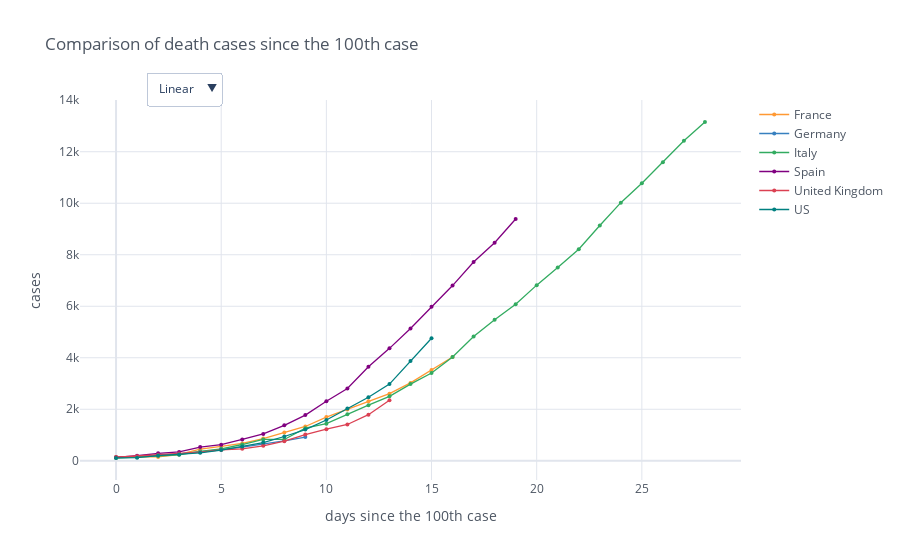

The cell this chart's notebook holds for it:
### Code cell
min_value = 100
fig_deaths = mp.iplot_sync_plot(death_cases_countries, min_value=min_value, title='Comparison of death cases since the ' + str(min_value) + 'th case', size=4, yTitle='cases', mode='lines+markers', asFigure=True)
fig_deaths.show()

### Figure 1 — Plotly figure (JSON) as saved in the notebook; plotly's stock layout.template omitted (floating-point values rounded to 4 significant figures)
{"data": [{"line": {"color": "rgba(255, 153, 51, 1.0)", "dash": "solid", "shape": "linear", "width": 1.3}, "marker": {"size": 4, "symbol": "circle"}, "mode": "lines+markers", "name": "France", "text": "", "type": "scatter", "x": [0, 1, 2, 3, 4, 5, 6, 7, 8, 9, 10, 11, 12, 13, 14, 15, 16, 17, 18, 19, 20, 21, 22, 23, 24, 25, 26, 27, 28], "y": [148.0, 148.0, 148.0, 243.0, 450.0, 562.0, 674.0, 860.0, 1100.0, 1331.0, 1696.0, 1995.0, 2314.0, 2606.0, 3024.0, 3523.0, 4032.0, "", "", "", "", "", "", "", "", "", "", "", ""]}, {"line": {"color": "rgba(55, 128, 191, 1.0)", "dash": "solid", "shape": "linear", "width": 1.3}, "marker": {"size": 4, "symbol": "circle"}, "mode": "lines+markers", "name": "Germany", "text": "", "type": "scatter", "x": [0, 1, 2, 3, 4, 5, 6, 7, 8, 9, 10, 11, 12, 13, 14, 15, 16, 17, 18, 19, 20, 21, 22, 23, 24, 25, 26, 27, 28], "y": [123.0, 157.0, 206.0, 267.0, 342.0, 433.0, 533.0, 645.0, 775.0, 920.0, "", "", "", "", "", "", "", "", "", "", "", "", "", "", "", "", "", "", ""]}, {"line": {"color": "rgba(50, 171, 96, 1.0)", "dash": "solid", "shape": "linear", "width": 1.3}, "marker": {"size": 4, "symbol": "circle"}, "mode": "lines+markers", "name": "Italy", "text": "", "type": "scatter", "x": [0, 1, 2, 3, 4, 5, 6, 7, 8, 9, 10, 11, 12, 13, 14, 15, 16, 17, 18, 19, 20, 21, 22, 23, 24, 25, 26, 27, 28], "y": [107, 148, 197, 233, 366, 463, 631, 827, 827, 1266, 1441, 1809, 2158, 2503, 2978, 3405, 4032, 4825, 5476, 6077, 6820, 7503, 8215, 9134, 10023, 10779, 11591, 12428, 13155]}, {"line": {"color": "rgba(128, 0, 128, 1.0)", "dash": "solid", "shape": "linear", "width": 1.3}, "marker": {"size": 4, "symbol": "circle"}, "mode": "lines+markers", "name": "Spain", "text": "", "type": "scatter", "x": [0, 1, 2, 3, 4, 5, 6, 7, 8, 9, 10, 11, 12, 13, 14, 15, 16, 17, 18, 19, 20, 21, 22, 23, 24, 25, 26, 27, 28], "y": [133.0, 195.0, 289.0, 342.0, 533.0, 623.0, 830.0, 1043.0, 1375.0, 1772.0, 2311.0, 2808.0, 3647.0, 4365.0, 5138.0, 5982.0, 6803.0, 7716.0, 8464.0, 9387.0, "", "", "", "", "", "", "", "", ""]}, {"line": {"color": "rgba(219, 64, 82, 1.0)", "dash": "solid", "shape": "linear", "width": 1.3}, "marker": {"size": 4, "symbol": "circle"}, "mode": "lines+markers", "name": "United Kingdom", "text": "", "type": "scatter", "x": [0, 1, 2, 3, 4, 5, 6, 7, 8, 9, 10, 11, 12, 13, 14, 15, 16, 17, 18, 19, 20, 21, 22, 23, 24, 25, 26, 27, 28], "y": [137.0, 177.0, 233.0, 281.0, 335.0, 422.0, 465.0, 578.0, 759.0, 1019.0, 1228.0, 1408.0, 1789.0, 2352.0, "", "", "", "", "", "", "", "", "", "", "", "", "", "", ""]}, {"line": {"color": "rgba(0, 128, 128, 1.0)", "dash": "solid", "shape": "linear", "width": 1.3}, "marker": {"size": 4, "symbol": "circle"}, "mode": "lines+markers", "name": "US", "text": "", "type": "scatter", "x": [0, 1, 2, 3, 4, 5, 6, 7, 8, 9, 10, 11, 12, 13, 14, 15, 16, 17, 18, 19, 20, 21, 22, 23, 24, 25, 26, 27, 28], "y": [108.0, 118.0, 200.0, 244.0, 307.0, 417.0, 557.0, 706.0, 942.0, 1209.0, 1581.0, 2026.0, 2467.0, 2978.0, 3873.0, 4757.0, "", "", "", "", "", "", "", "", "", "", "", "", ""]}], "layout": {"legend": {"bgcolor": "#FFFFFF", "font": {"color": "#4D5663"}}, "paper_bgcolor": "#FFFFFF", "plot_bgcolor": "#FFFFFF", "title": {"font": {"color": "#4D5663"}, "text": "Comparison of death cases since the 100th case"}, "updatemenus": [{"buttons": [{"args": [{"yaxis.type": "linear"}], "label": "Linear", "method": "relayout"}, {"args": [{"yaxis.type": "log"}], "label": "Log", "method": "relayout"}], "direction": "down", "pad": {"r": 10, "t": 10}, "showactive": true, "x": 0.1, "xanchor": "left", "y": 1.1, "yanchor": "top"}], "xaxis": {"gridcolor": "#E1E5ED", "showgrid": true, "tickfont": {"color": "#4D5663"}, "title": {"font": {"color": "#4D5663"}, "text": "days since the 100th case"}, "zerolinecolor": "#E1E5ED"}, "yaxis": {"gridcolor": "#E1E5ED", "showgrid": true, "tickfont": {"color": "#4D5663"}, "title": {"font": {"color": "#4D5663"}, "text": "cases"}, "zerolinecolor": "#E1E5ED"}}}
